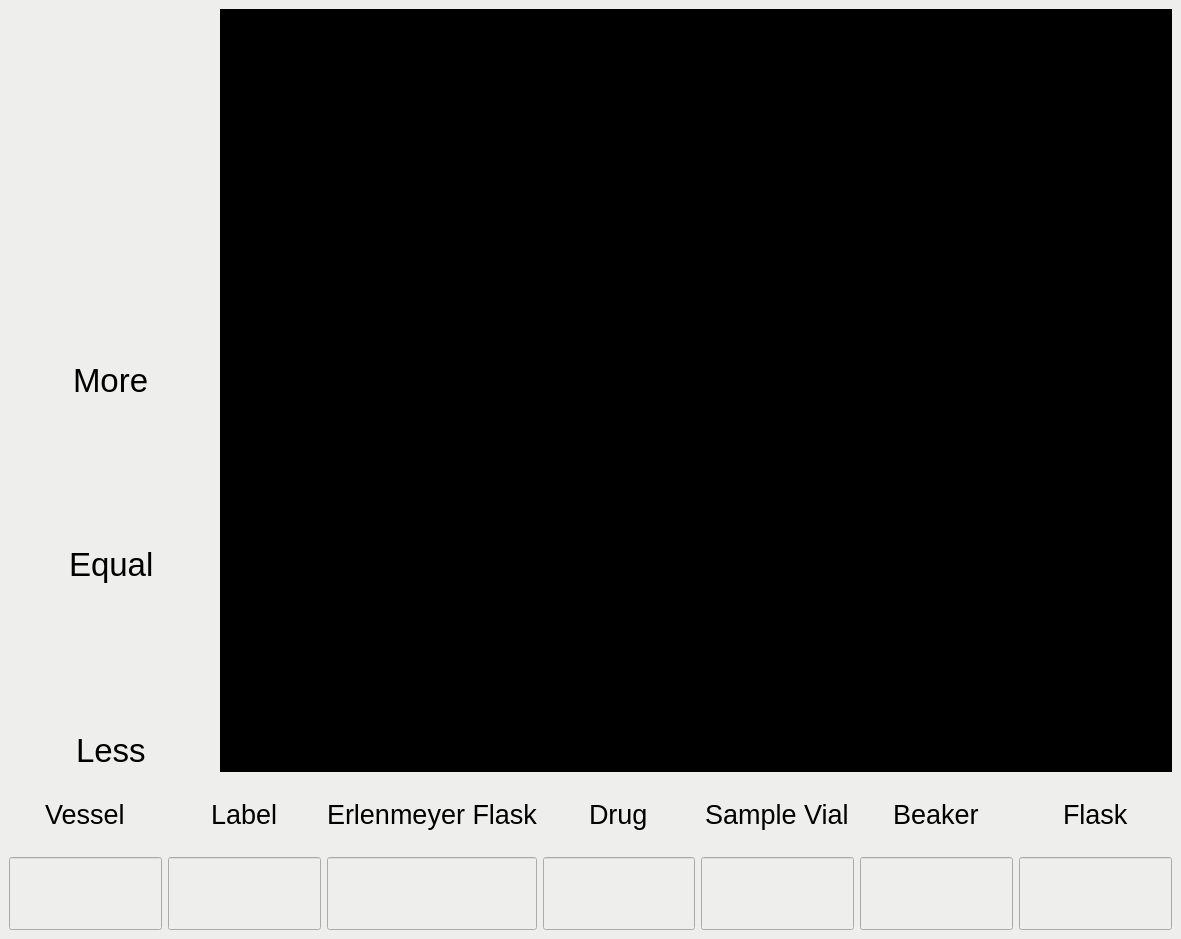
<?xml version="1.0" encoding="UTF-8"?>
<ui version="4.0">
 <class>MainWindow</class>
 <widget class="QMainWindow" name="MainWindow">
  <property name="geometry">
   <rect>
    <x>0</x>
    <y>0</y>
    <width>1181</width>
    <height>939</height>
   </rect>
  </property>
  <property name="windowTitle">
   <string>mainwindow</string>
  </property>
  <widget class="QWidget" name="centralwidget">
   <property name="styleSheet">
    <string notr="true">background-color: rgb(238, 238, 236);</string>
   </property>
   <layout class="QVBoxLayout" name="verticalLayout_2">
    <item>
     <layout class="QVBoxLayout" name="verticalLayout" stretch="5,1">
      <item>
       <layout class="QHBoxLayout" name="horizontalLayout" stretch="1,5">
        <item>
         <layout class="QVBoxLayout" name="verticalLayout_3">
          <item>
           <layout class="QVBoxLayout" name="verticalLayout_7" stretch="3,1">
            <item>
             <layout class="QVBoxLayout" name="verticalLayout_9">
              <item>
               <widget class="QLabel" name="label">
                <property name="font">
                 <font>
                  <pointsize>500</pointsize>
                 </font>
                </property>
                <property name="styleSheet">
                 <string notr="true">QLabel{
padding-left: 25px;
padding-right: 25px;
padding-top: 20px;
padding-bottom: 20px;
}</string>
                </property>
                <property name="text">
                 <string/>
                </property>
                <property name="pixmap">
                 <pixmap resource="../apprcc.qrc">:/newPrefix/UI/icon/gray.png</pixmap>
                </property>
                <property name="scaledContents">
                 <bool>true</bool>
                </property>
               </widget>
              </item>
             </layout>
            </item>
            <item>
             <layout class="QVBoxLayout" name="verticalLayout_8">
              <item alignment="Qt::AlignHCenter">
               <widget class="QLabel" name="label_4">
                <property name="font">
                 <font>
                  <pointsize>25</pointsize>
                 </font>
                </property>
                <property name="text">
                 <string>More</string>
                </property>
               </widget>
              </item>
             </layout>
            </item>
           </layout>
          </item>
          <item>
           <layout class="QVBoxLayout" name="verticalLayout_5" stretch="3,1">
            <item>
             <layout class="QVBoxLayout" name="verticalLayout_12">
              <item>
               <widget class="QLabel" name="label_2">
                <property name="styleSheet">
                 <string notr="true">QLabel{
padding-left: 25px;
padding-right: 25px;
padding-top: 20px;
padding-bottom: 20px;
}</string>
                </property>
                <property name="text">
                 <string/>
                </property>
                <property name="pixmap">
                 <pixmap resource="../apprcc.qrc">:/newPrefix/UI/icon/gray.png</pixmap>
                </property>
                <property name="scaledContents">
                 <bool>true</bool>
                </property>
               </widget>
              </item>
             </layout>
            </item>
            <item>
             <layout class="QVBoxLayout" name="verticalLayout_13">
              <item alignment="Qt::AlignHCenter">
               <widget class="QLabel" name="label_5">
                <property name="font">
                 <font>
                  <pointsize>25</pointsize>
                 </font>
                </property>
                <property name="text">
                 <string>Equal</string>
                </property>
               </widget>
              </item>
             </layout>
            </item>
           </layout>
          </item>
          <item>
           <layout class="QVBoxLayout" name="verticalLayout_6" stretch="3,1">
            <item>
             <layout class="QVBoxLayout" name="verticalLayout_11">
              <item>
               <widget class="QLabel" name="label_3">
                <property name="styleSheet">
                 <string notr="true">QLabel{
padding-left: 25px;
padding-right: 25px;
padding-top: 20px;
padding-bottom: 20px;
}</string>
                </property>
                <property name="text">
                 <string/>
                </property>
                <property name="pixmap">
                 <pixmap resource="../apprcc.qrc">:/newPrefix/UI/icon/gray.png</pixmap>
                </property>
                <property name="scaledContents">
                 <bool>true</bool>
                </property>
               </widget>
              </item>
             </layout>
            </item>
            <item>
             <layout class="QVBoxLayout" name="verticalLayout_10">
              <item alignment="Qt::AlignHCenter">
               <widget class="QLabel" name="label_6">
                <property name="font">
                 <font>
                  <pointsize>25</pointsize>
                 </font>
                </property>
                <property name="text">
                 <string>Less</string>
                </property>
               </widget>
              </item>
             </layout>
            </item>
           </layout>
          </item>
         </layout>
        </item>
        <item>
         <layout class="QVBoxLayout" name="verticalLayout_4">
          <item>
           <widget class="QLabel" name="label_show">
            <property name="styleSheet">
             <string notr="true">QLabel {background-color: rgb(0, 0, 0);}</string>
            </property>
            <property name="text">
             <string/>
            </property>
           </widget>
          </item>
         </layout>
        </item>
       </layout>
      </item>
      <item>
       <layout class="QHBoxLayout" name="horizontalLayout_2" stretch="1,1,1,1,1,1,1">
        <item>
         <layout class="QVBoxLayout" name="verticalLayout_14" stretch="1,1">
          <item>
           <layout class="QVBoxLayout" name="verticalLayout_22">
            <item alignment="Qt::AlignHCenter">
             <widget class="QLabel" name="label_8">
              <property name="font">
               <font>
                <pointsize>20</pointsize>
               </font>
              </property>
              <property name="text">
               <string>Vessel</string>
              </property>
             </widget>
            </item>
           </layout>
          </item>
          <item>
           <layout class="QVBoxLayout" name="verticalLayout_23">
            <item>
             <widget class="QLineEdit" name="lineEdit_7">
              <property name="sizePolicy">
               <sizepolicy hsizetype="Expanding" vsizetype="Expanding">
                <horstretch>0</horstretch>
                <verstretch>0</verstretch>
               </sizepolicy>
              </property>
              <property name="font">
               <font>
                <pointsize>25</pointsize>
               </font>
              </property>
              <property name="alignment">
               <set>Qt::AlignCenter</set>
              </property>
              <property name="readOnly">
               <bool>false</bool>
              </property>
             </widget>
            </item>
           </layout>
          </item>
         </layout>
        </item>
        <item>
         <layout class="QVBoxLayout" name="verticalLayout_21" stretch="1,1">
          <item>
           <layout class="QVBoxLayout" name="verticalLayout_34">
            <item alignment="Qt::AlignHCenter">
             <widget class="QLabel" name="label_9">
              <property name="font">
               <font>
                <pointsize>20</pointsize>
               </font>
              </property>
              <property name="text">
               <string>Label</string>
              </property>
             </widget>
            </item>
           </layout>
          </item>
          <item>
           <layout class="QVBoxLayout" name="verticalLayout_35">
            <item>
             <widget class="QLineEdit" name="lineEdit">
              <property name="sizePolicy">
               <sizepolicy hsizetype="Expanding" vsizetype="Expanding">
                <horstretch>0</horstretch>
                <verstretch>0</verstretch>
               </sizepolicy>
              </property>
              <property name="font">
               <font>
                <pointsize>25</pointsize>
               </font>
              </property>
              <property name="alignment">
               <set>Qt::AlignCenter</set>
              </property>
             </widget>
            </item>
           </layout>
          </item>
         </layout>
        </item>
        <item>
         <layout class="QVBoxLayout" name="verticalLayout_20" stretch="1,1">
          <item>
           <layout class="QVBoxLayout" name="verticalLayout_32">
            <item alignment="Qt::AlignHCenter">
             <widget class="QLabel" name="label_10">
              <property name="font">
               <font>
                <pointsize>20</pointsize>
               </font>
              </property>
              <property name="text">
               <string>Erlenmeyer Flask</string>
              </property>
             </widget>
            </item>
           </layout>
          </item>
          <item>
           <layout class="QVBoxLayout" name="verticalLayout_33">
            <item>
             <widget class="QLineEdit" name="lineEdit_2">
              <property name="sizePolicy">
               <sizepolicy hsizetype="Expanding" vsizetype="Expanding">
                <horstretch>0</horstretch>
                <verstretch>0</verstretch>
               </sizepolicy>
              </property>
              <property name="font">
               <font>
                <pointsize>25</pointsize>
               </font>
              </property>
              <property name="alignment">
               <set>Qt::AlignCenter</set>
              </property>
             </widget>
            </item>
           </layout>
          </item>
         </layout>
        </item>
        <item>
         <layout class="QVBoxLayout" name="verticalLayout_19" stretch="1,1">
          <item>
           <layout class="QVBoxLayout" name="verticalLayout_30">
            <item alignment="Qt::AlignHCenter">
             <widget class="QLabel" name="label_11">
              <property name="font">
               <font>
                <pointsize>20</pointsize>
               </font>
              </property>
              <property name="text">
               <string>Drug</string>
              </property>
             </widget>
            </item>
           </layout>
          </item>
          <item>
           <layout class="QVBoxLayout" name="verticalLayout_31">
            <item>
             <widget class="QLineEdit" name="lineEdit_3">
              <property name="sizePolicy">
               <sizepolicy hsizetype="Expanding" vsizetype="Expanding">
                <horstretch>0</horstretch>
                <verstretch>0</verstretch>
               </sizepolicy>
              </property>
              <property name="font">
               <font>
                <pointsize>25</pointsize>
               </font>
              </property>
              <property name="alignment">
               <set>Qt::AlignCenter</set>
              </property>
             </widget>
            </item>
           </layout>
          </item>
         </layout>
        </item>
        <item>
         <layout class="QVBoxLayout" name="verticalLayout_18" stretch="1,1">
          <item>
           <layout class="QVBoxLayout" name="verticalLayout_29">
            <item alignment="Qt::AlignHCenter">
             <widget class="QLabel" name="label_12">
              <property name="font">
               <font>
                <pointsize>20</pointsize>
               </font>
              </property>
              <property name="text">
               <string>Sample Vial</string>
              </property>
             </widget>
            </item>
           </layout>
          </item>
          <item>
           <layout class="QVBoxLayout" name="verticalLayout_28">
            <item>
             <widget class="QLineEdit" name="lineEdit_4">
              <property name="sizePolicy">
               <sizepolicy hsizetype="Expanding" vsizetype="Expanding">
                <horstretch>0</horstretch>
                <verstretch>0</verstretch>
               </sizepolicy>
              </property>
              <property name="font">
               <font>
                <pointsize>25</pointsize>
               </font>
              </property>
              <property name="alignment">
               <set>Qt::AlignCenter</set>
              </property>
             </widget>
            </item>
           </layout>
          </item>
         </layout>
        </item>
        <item>
         <layout class="QVBoxLayout" name="verticalLayout_17" stretch="1,1">
          <item>
           <layout class="QVBoxLayout" name="verticalLayout_26">
            <item alignment="Qt::AlignHCenter">
             <widget class="QLabel" name="label_13">
              <property name="font">
               <font>
                <pointsize>20</pointsize>
               </font>
              </property>
              <property name="text">
               <string>Beaker</string>
              </property>
             </widget>
            </item>
           </layout>
          </item>
          <item>
           <layout class="QVBoxLayout" name="verticalLayout_27">
            <item>
             <widget class="QLineEdit" name="lineEdit_5">
              <property name="sizePolicy">
               <sizepolicy hsizetype="Expanding" vsizetype="Expanding">
                <horstretch>0</horstretch>
                <verstretch>0</verstretch>
               </sizepolicy>
              </property>
              <property name="font">
               <font>
                <pointsize>25</pointsize>
               </font>
              </property>
              <property name="alignment">
               <set>Qt::AlignCenter</set>
              </property>
             </widget>
            </item>
           </layout>
          </item>
         </layout>
        </item>
        <item>
         <layout class="QVBoxLayout" name="verticalLayout_16" stretch="1,1">
          <item>
           <layout class="QVBoxLayout" name="verticalLayout_24">
            <item alignment="Qt::AlignHCenter">
             <widget class="QLabel" name="label_14">
              <property name="font">
               <font>
                <pointsize>20</pointsize>
               </font>
              </property>
              <property name="text">
               <string>Flask</string>
              </property>
             </widget>
            </item>
           </layout>
          </item>
          <item>
           <layout class="QVBoxLayout" name="verticalLayout_25">
            <item>
             <widget class="QLineEdit" name="lineEdit_6">
              <property name="sizePolicy">
               <sizepolicy hsizetype="Expanding" vsizetype="Expanding">
                <horstretch>0</horstretch>
                <verstretch>0</verstretch>
               </sizepolicy>
              </property>
              <property name="font">
               <font>
                <pointsize>25</pointsize>
               </font>
              </property>
              <property name="alignment">
               <set>Qt::AlignCenter</set>
              </property>
             </widget>
            </item>
           </layout>
          </item>
         </layout>
        </item>
       </layout>
      </item>
     </layout>
    </item>
   </layout>
  </widget>
 </widget>
 <resources>
  <include location="../apprcc.qrc"/>
 </resources>
 <connections/>
</ui>
